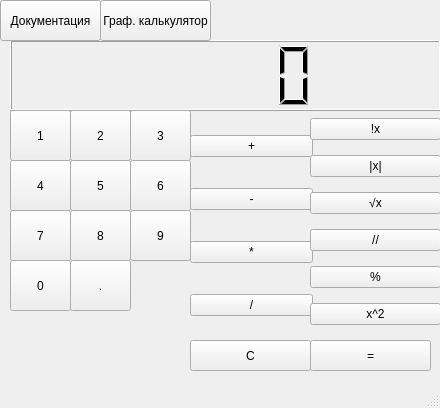
<?xml version="1.0" encoding="UTF-8"?>
<ui version="4.0">
 <class>MainWindow</class>
 <widget class="QMainWindow" name="MainWindow">
  <property name="geometry">
   <rect>
    <x>0</x>
    <y>0</y>
    <width>440</width>
    <height>408</height>
   </rect>
  </property>
  <property name="windowTitle">
   <string>MainWindow</string>
  </property>
  <widget class="QWidget" name="centralwidget">
   <widget class="QLCDNumber" name="table">
    <property name="geometry">
     <rect>
      <x>10</x>
      <y>40</y>
      <width>431</width>
      <height>71</height>
     </rect>
    </property>
   </widget>
   <widget class="QPushButton" name="btn1">
    <property name="geometry">
     <rect>
      <x>10</x>
      <y>110</y>
      <width>61</width>
      <height>51</height>
     </rect>
    </property>
    <property name="text">
     <string>1</string>
    </property>
   </widget>
   <widget class="QPushButton" name="btn2">
    <property name="geometry">
     <rect>
      <x>70</x>
      <y>110</y>
      <width>61</width>
      <height>51</height>
     </rect>
    </property>
    <property name="text">
     <string>2</string>
    </property>
   </widget>
   <widget class="QPushButton" name="btn3">
    <property name="geometry">
     <rect>
      <x>130</x>
      <y>110</y>
      <width>61</width>
      <height>51</height>
     </rect>
    </property>
    <property name="text">
     <string>3</string>
    </property>
   </widget>
   <widget class="QPushButton" name="btn6">
    <property name="geometry">
     <rect>
      <x>130</x>
      <y>160</y>
      <width>61</width>
      <height>51</height>
     </rect>
    </property>
    <property name="text">
     <string>6</string>
    </property>
   </widget>
   <widget class="QPushButton" name="btn5">
    <property name="geometry">
     <rect>
      <x>70</x>
      <y>160</y>
      <width>61</width>
      <height>51</height>
     </rect>
    </property>
    <property name="text">
     <string>5</string>
    </property>
   </widget>
   <widget class="QPushButton" name="btn4">
    <property name="geometry">
     <rect>
      <x>10</x>
      <y>160</y>
      <width>61</width>
      <height>51</height>
     </rect>
    </property>
    <property name="text">
     <string>4</string>
    </property>
   </widget>
   <widget class="QPushButton" name="btn9">
    <property name="geometry">
     <rect>
      <x>130</x>
      <y>210</y>
      <width>61</width>
      <height>51</height>
     </rect>
    </property>
    <property name="text">
     <string>9</string>
    </property>
   </widget>
   <widget class="QPushButton" name="btn8">
    <property name="geometry">
     <rect>
      <x>70</x>
      <y>210</y>
      <width>61</width>
      <height>51</height>
     </rect>
    </property>
    <property name="text">
     <string>8</string>
    </property>
   </widget>
   <widget class="QPushButton" name="btn7">
    <property name="geometry">
     <rect>
      <x>10</x>
      <y>210</y>
      <width>61</width>
      <height>51</height>
     </rect>
    </property>
    <property name="text">
     <string>7</string>
    </property>
   </widget>
   <widget class="QPushButton" name="btn0">
    <property name="geometry">
     <rect>
      <x>10</x>
      <y>260</y>
      <width>61</width>
      <height>51</height>
     </rect>
    </property>
    <property name="text">
     <string>0</string>
    </property>
   </widget>
   <widget class="QPushButton" name="btntochka">
    <property name="geometry">
     <rect>
      <x>70</x>
      <y>260</y>
      <width>61</width>
      <height>51</height>
     </rect>
    </property>
    <property name="text">
     <string>.</string>
    </property>
   </widget>
   <widget class="QWidget" name="verticalLayoutWidget">
    <property name="geometry">
     <rect>
      <x>190</x>
      <y>110</y>
      <width>123</width>
      <height>231</height>
     </rect>
    </property>
    <layout class="QVBoxLayout" name="verticalLayout">
     <item>
      <widget class="QPushButton" name="btnplus">
       <property name="text">
        <string>+</string>
       </property>
      </widget>
     </item>
     <item>
      <widget class="QPushButton" name="btnminus">
       <property name="text">
        <string>-</string>
       </property>
      </widget>
     </item>
     <item>
      <widget class="QPushButton" name="btnymno">
       <property name="text">
        <string>*</string>
       </property>
      </widget>
     </item>
     <item>
      <widget class="QPushButton" name="btndelen">
       <property name="text">
        <string>/</string>
       </property>
      </widget>
     </item>
    </layout>
   </widget>
   <widget class="QWidget" name="verticalLayoutWidget_2">
    <property name="geometry">
     <rect>
      <x>310</x>
      <y>109</y>
      <width>131</width>
      <height>231</height>
     </rect>
    </property>
    <layout class="QVBoxLayout" name="verticalLayout_2">
     <item>
      <widget class="QPushButton" name="btnfact">
       <property name="text">
        <string>!x</string>
       </property>
      </widget>
     </item>
     <item>
      <widget class="QPushButton" name="btnabc">
       <property name="text">
        <string>|x|</string>
       </property>
      </widget>
     </item>
     <item>
      <widget class="QPushButton" name="btnsqrt">
       <property name="text">
        <string>√x</string>
       </property>
      </widget>
     </item>
     <item>
      <widget class="QPushButton" name="btndiv">
       <property name="text">
        <string>//</string>
       </property>
      </widget>
     </item>
     <item>
      <widget class="QPushButton" name="btnmod">
       <property name="text">
        <string>%</string>
       </property>
      </widget>
     </item>
     <item>
      <widget class="QPushButton" name="btnkvadrat">
       <property name="text">
        <string>x^2</string>
       </property>
      </widget>
     </item>
    </layout>
   </widget>
   <widget class="QPushButton" name="btnC">
    <property name="geometry">
     <rect>
      <x>190</x>
      <y>340</y>
      <width>121</width>
      <height>31</height>
     </rect>
    </property>
    <property name="text">
     <string>С</string>
    </property>
   </widget>
   <widget class="QPushButton" name="btnravno">
    <property name="geometry">
     <rect>
      <x>310</x>
      <y>340</y>
      <width>121</width>
      <height>31</height>
     </rect>
    </property>
    <property name="text">
     <string>=</string>
    </property>
   </widget>
   <widget class="QPushButton" name="documentation">
    <property name="geometry">
     <rect>
      <x>0</x>
      <y>0</y>
      <width>101</width>
      <height>41</height>
     </rect>
    </property>
    <property name="text">
     <string>Документация</string>
    </property>
   </widget>
   <widget class="QPushButton" name="graphcalc">
    <property name="geometry">
     <rect>
      <x>100</x>
      <y>0</y>
      <width>111</width>
      <height>41</height>
     </rect>
    </property>
    <property name="text">
     <string>Граф. калькулятор</string>
    </property>
   </widget>
  </widget>
  <widget class="QMenuBar" name="menubar">
   <property name="geometry">
    <rect>
     <x>0</x>
     <y>0</y>
     <width>440</width>
     <height>21</height>
    </rect>
   </property>
  </widget>
  <widget class="QStatusBar" name="statusbar"/>
  <action name="action">
   <property name="text">
    <string>Правила ввода мат. формул</string>
   </property>
  </action>
  <action name="action_2">
   <property name="text">
    <string>Графический калькулятор</string>
   </property>
  </action>
 </widget>
 <resources/>
 <connections/>
</ui>
